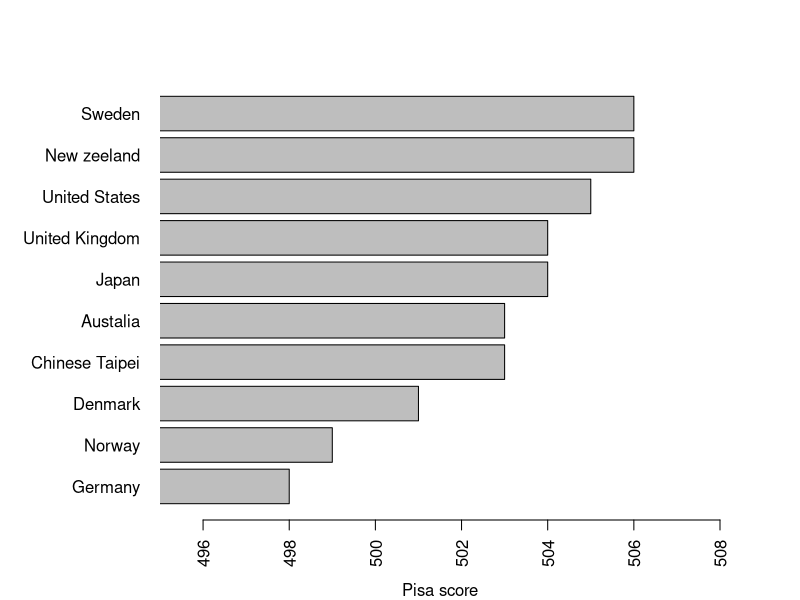

Source code (R):
# Pisa scores for selected contries
# None of the shown contries have scores that are signifikantly different from
# the Danish score

score = c(506,506,505,504,504,503,503,501,499,498)
country = c('Sweden', 'New zeeland', 'United States', 'United Kingdom', 'Japan', 'Austalia', 'Chinese Taipei', 'Denmark', 'Norway', 'Germany')
par(mar=c(4,4,4,4), oma=c(0,4,0,0))
barplot(rev(score), names.arg = rev(country), 
        horiz = TRUE, 
        las=2, 
        cex.names = 1,
        xlim = c(495, 508),
        xpd = FALSE,
        xlab = 'Pisa score')
